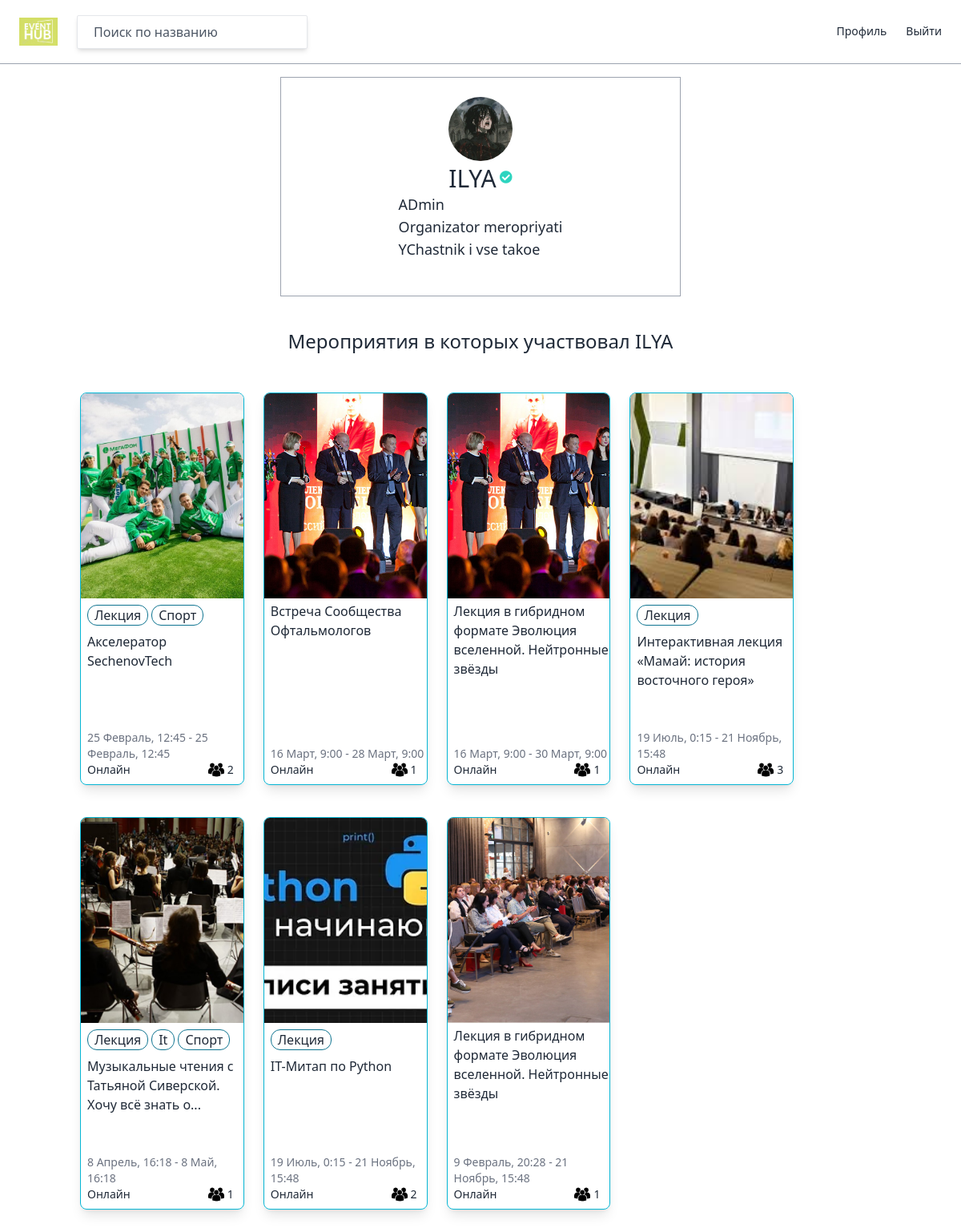
/users/profile/1, run on the app's committed database.
### users/models.py (models this page shows)
class User(AbstractUser):
    GENDER_MALE = "male"
    GENDER_FEMALE = "female"
    GENDER_OTHER = "other"
    GENDER_CHOICES = (
        (GENDER_MALE, "Male"),
        (GENDER_FEMALE, "Female"),
        (GENDER_OTHER, "Other"),
    )
    LANGUAGE_ENGLISH = "en"
    LANGUAGE_RUSSIAN = "ru"
    LANGUAGE_CHOICES = (
        (LANGUAGE_ENGLISH, "English"),
        (LANGUAGE_RUSSIAN, "Russian"),
    )
    avatar = models.ImageField(blank=True, upload_to="users_photos", verbose_name="аватар")
    gender = models.CharField(choices=GENDER_CHOICES,
                              max_length=10, blank=True, verbose_name="пол")
    bio = models.TextField(blank=True, verbose_name="краткая информация")
    birthdate = models.DateField(blank=True, null=True, verbose_name="дата рождения")
    language = models.CharField(
        choices=LANGUAGE_CHOICES, max_length=2, blank=True, default="Russian", verbose_name="язык")
    superhost = models.BooleanField(default=False, verbose_name="организатор")
    def get_absolute_url(self):
        return reverse("users:profile", kwargs={"pk": self.pk})

### events/models.py (models this page shows, shortened)
class Event(core_models.TimeStampedModel):
    class Meta:
        verbose_name = 'Мероприятие'
        verbose_name_plural = 'Мероприятия'
    title = models.CharField(max_length=100, verbose_name="название")
    description = models.TextField(blank=True, null=True, verbose_name="описание")
    online = models.BooleanField(default=True, verbose_name="онлайн")
    city = models.CharField(max_length=60, null=True, verbose_name="город")
    street = models.CharField(blank=True, null=True, max_length=100, verbose_name="улица")
    time_start = models.DateTimeField(verbose_name="время начала")
    time_end = models.DateTimeField(blank=True, null=True, verbose_name="время конца")
    tags = models.ManyToManyField("Tag", related_name="events", blank=True, verbose_name="теги")
    participants = models.ManyToManyField(
        User, related_name="events", blank=True, verbose_name="участники")
    preview = models.ImageField(upload_to="event_photo", blank=True, null=True, verbose_name="превью")
    host = models.ForeignKey(User, on_delete=models.CASCADE, null=True, verbose_name="организатор")

class Tag(core_models.TimeStampedModel):
    class Meta:
        verbose_name = 'Тег'
        verbose_name_plural = 'Теги'
    title = models.CharField(max_length=30, verbose_name="название")

### users/views.py (the view)
# urls.py: path("profile/<int:pk>", views.ProfileView.as_view(), name="profile"),
class ProfileView(View):
    def get(self, request: Request, pk):
        user = User.objects.get(id=pk)
        org_form = OrgForm.objects.get_or_none(user=user)
        return render(request, "users/user_detail.html", context={
            "user": user,
            "org_form": org_form,
        })

### core/managers.py (called while the page is built)
    def get_or_none(self, **kwargs):
        try:
            return self.get(**kwargs)
        except self.model.DoesNotExist:
            return None

### templates/users/user_detail.html (shortened to what this page needs)
{% extends "base.html" %}
{% block content %}
    <div class="min-h-75vh">
            <div class="container lg:w-5/12 md:w-1/2 xl:w-1/4 mx-auto my-10 flex flex-col items-center border p-6 border-gray-400">
                {% include "mixins/user_avatar.html" with user=user %}
                <div class="flex items-center">
                    <span class="text-3xl mt-1">{{user.first_name}}</span>
                    {% if user.superhost %}
                        <i class="fas fa-check-circle text-teal-400 ml-1"></i>
                    {% endif %}
                </div>
                <span class="text-lg mb-5">{{user.bio|linebreaks}}</span>
            </div>
            {% if user.events.count > 0 %}
                <h3 class="mb-12 text-2xl text-center">Мероприятия в которых участвовал {{user.first_name}}</h3>
                <div class="container mx-auto pb-10 ">
                    <div class="flex flex-wrap mb-10">
                        {% for event in user.events.all  %}
                            {% include 'mixins/event/event_card.html' with event=event %}
                        {% endfor %}
                    </div>
                </div>
            {% endif %}
    </div>
{% endblock content %}

### templates/mixins/user_avatar.html
{% if user.avatar %}
    <div class="{{h_and_w|default:'h-20 w-20'}} rounded-full bg-cover" style="background-image: url({{user.avatar.url}});">
{% else %}
    <div class="{{h_and_w|default:'h-20 w-20'}} bg-gray-700 rounded-full text-white flex justify-center items-center overflow-hidden">
        <span class="{{text|default:'text-3xl'}}">{{user.first_name|first}}</span>
    {% endif %}
</div>

### templates/mixins/event/event_card.html
{% load static %}
<div style="height: 490px" class="w-1/5 overflow-hidden mb-10 mx-3 rounded-lg border border-cyan-500 shadow-lg">
    <div>
        <a href="{% url 'events:detail' event.pk %}">
            {% if event.preview %}
            <div class="w-full h-64 bg-center bg-cover" style="background-image: url({{ event.preview.url }})"></div>
            {% endif %}
        </a>
    </div>
    <div style="height: 14rem" class="ml-2 mb-2 flex flex-col">
        <div class="flex flex-wrap">
            {% for tag in event.tags.all %}
            <div class="border border-cyan-700 rounded-xl mt-2 mb-1 px-2 mr-1">
                {{tag.title}}
            </div>
            {% endfor %}
        </div>
        <div>
        <h4 class="block mt-1">
            {{ event.title }}
        </h4>
        </div>
        <div style="" class="mt-auto text-sm">
            <div class="text-gray-500">
                {{event.time_start|date:"j F, G:i"}} - {{event.time_end|date:"j F, G:i"}}
            </div>
            <div class="flex flex-row">
                {% if event.online %}
                    Онлайн
                {% else %}
                    <span>
                        {{event.city}}
                    </span>
                {% endif %}
                <img class="w-5 h-5 ml-auto" src="{% static 'ppl.png' %}" alt=""/>
                <span class="ml-1 mr-3">
                    {{ event.participants.count }}
                </span>
            </div>
        </div>
    </div>
</div>

### data on the page
User: avatar (picture), first_name "ILYA", bio "ADmin Organizator meropriyati YChastnik i vse takoe"
Event: preview (picture), title "Акселератор SechenovTech", time_start "25 Февраль, 12:45", time_end "25 Февраль, 12:45", online "Онлайн", participants.count "2"
Tag: title "Лекция"
Tag: title "Спорт"
Event: preview (picture), title "Встреча Сообщества Офтальмологов", time_start "16 Март, 9:00", time_end "28 Март, 9:00", online "Онлайн", participants.count "1"
Event: preview (picture), title "Лекция в гибридном формате Эволюция вселенной. Нейтронные звёзды", time_start "16 Март, 9:00", time_end "30 Март, 9:00", online "Онлайн", participants.count "1"
Event: preview (picture), title "Интерактивная лекция «Мамай: история восточного героя»", time_start "19 Июль, 0:15", time_end "21 Ноябрь, 15:48", online "Онлайн", participants.count "3"
Event: preview (picture), title "Музыкальные чтения с Татьяной Сиверской. Хочу всё знать о...", time_start "8 Апрель, 16:18", time_end "8 Май, 16:18", online "Онлайн", participants.count "1"
Tag: title "It"
Event: preview (picture), title "IT-Митап по Python", time_start "19 Июль, 0:15", time_end "21 Ноябрь, 15:48", online "Онлайн", participants.count "2"
Event: preview (picture), title "Лекция в гибридном формате Эволюция вселенной. Нейтронные звёзды", time_start "9 Февраль, 20:28", time_end "21 Ноябрь, 15:48", online "Онлайн", participants.count "1"
